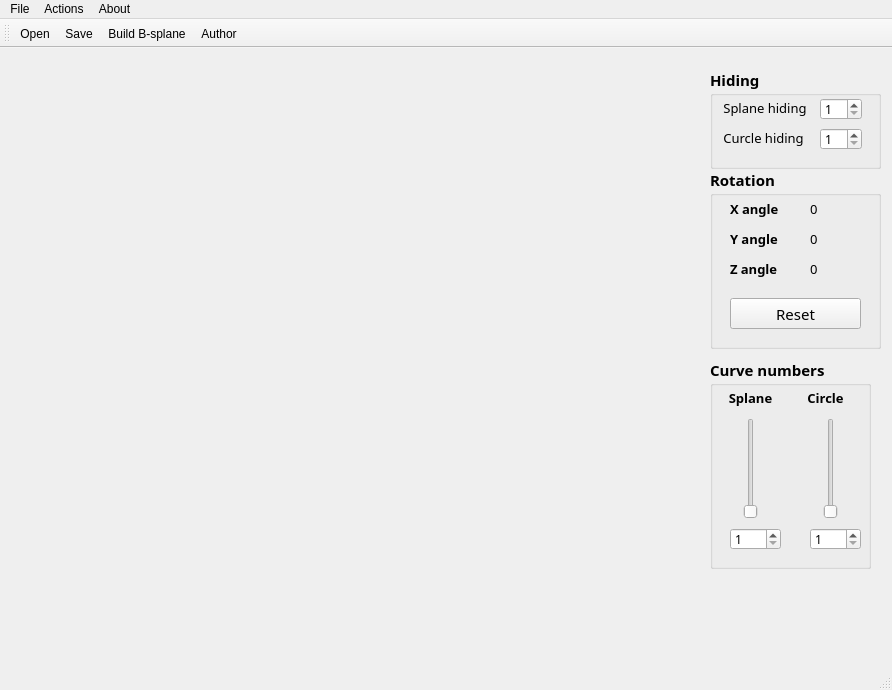
<?xml version="1.0" encoding="UTF-8"?>
<ui version="4.0">
 <class>MainWindow</class>
 <widget class="QMainWindow" name="MainWindow">
  <property name="geometry">
   <rect>
    <x>0</x>
    <y>0</y>
    <width>892</width>
    <height>690</height>
   </rect>
  </property>
  <property name="sizePolicy">
   <sizepolicy hsizetype="Fixed" vsizetype="Fixed">
    <horstretch>0</horstretch>
    <verstretch>0</verstretch>
   </sizepolicy>
  </property>
  <property name="windowTitle">
   <string>Wireframe</string>
  </property>
  <property name="windowIcon">
   <iconset resource="res.qrc">
    <normaloff>:/build-Wireframe-Desktop_Qt_5_12_1_MinGW_64_bit-Debug/Data/cube.png</normaloff>:/build-Wireframe-Desktop_Qt_5_12_1_MinGW_64_bit-Debug/Data/cube.png</iconset>
  </property>
  <widget class="QWidget" name="centralWidget">
   <widget class="WireframeWidget" name="widget" native="true">
    <property name="geometry">
     <rect>
      <x>0</x>
      <y>0</y>
      <width>700</width>
      <height>600</height>
     </rect>
    </property>
   </widget>
   <widget class="QGroupBox" name="groupBox_3">
    <property name="geometry">
     <rect>
      <x>710</x>
      <y>20</y>
      <width>171</width>
      <height>101</height>
     </rect>
    </property>
    <property name="font">
     <font>
      <family>Euphemia</family>
      <pointsize>11</pointsize>
      <weight>75</weight>
      <bold>true</bold>
      <underline>false</underline>
     </font>
    </property>
    <property name="title">
     <string>Hiding</string>
    </property>
    <property name="flat">
     <bool>false</bool>
    </property>
    <property name="checkable">
     <bool>false</bool>
    </property>
    <widget class="QLabel" name="label_3">
     <property name="geometry">
      <rect>
       <x>10</x>
       <y>60</y>
       <width>91</width>
       <height>20</height>
      </rect>
     </property>
     <property name="font">
      <font>
       <family>Euphemia</family>
       <pointsize>10</pointsize>
       <weight>50</weight>
       <bold>false</bold>
      </font>
     </property>
     <property name="text">
      <string> Curcle hiding</string>
     </property>
    </widget>
    <widget class="QSpinBox" name="circleHidingBox">
     <property name="geometry">
      <rect>
       <x>110</x>
       <y>60</y>
       <width>42</width>
       <height>22</height>
      </rect>
     </property>
     <property name="font">
      <font>
       <pointsize>9</pointsize>
       <weight>50</weight>
       <bold>false</bold>
      </font>
     </property>
     <property name="minimum">
      <number>1</number>
     </property>
    </widget>
    <widget class="QLabel" name="label_2">
     <property name="geometry">
      <rect>
       <x>10</x>
       <y>30</y>
       <width>91</width>
       <height>20</height>
      </rect>
     </property>
     <property name="font">
      <font>
       <family>Euphemia</family>
       <pointsize>10</pointsize>
       <weight>50</weight>
       <bold>false</bold>
      </font>
     </property>
     <property name="text">
      <string> Splane hiding</string>
     </property>
    </widget>
    <widget class="QSpinBox" name="splaneHidingBox">
     <property name="geometry">
      <rect>
       <x>110</x>
       <y>30</y>
       <width>42</width>
       <height>22</height>
      </rect>
     </property>
     <property name="font">
      <font>
       <pointsize>9</pointsize>
       <weight>50</weight>
       <bold>false</bold>
      </font>
     </property>
     <property name="minimum">
      <number>1</number>
     </property>
    </widget>
   </widget>
   <widget class="QGroupBox" name="groupBox_4">
    <property name="geometry">
     <rect>
      <x>710</x>
      <y>120</y>
      <width>171</width>
      <height>181</height>
     </rect>
    </property>
    <property name="font">
     <font>
      <family>Euphemia</family>
      <pointsize>11</pointsize>
      <weight>75</weight>
      <bold>true</bold>
      <underline>false</underline>
     </font>
    </property>
    <property name="title">
     <string>Rotation</string>
    </property>
    <property name="flat">
     <bool>false</bool>
    </property>
    <property name="checkable">
     <bool>false</bool>
    </property>
    <widget class="QLabel" name="label">
     <property name="geometry">
      <rect>
       <x>20</x>
       <y>30</y>
       <width>61</width>
       <height>21</height>
      </rect>
     </property>
     <property name="font">
      <font>
       <pointsize>10</pointsize>
      </font>
     </property>
     <property name="text">
      <string>X angle</string>
     </property>
    </widget>
    <widget class="QLabel" name="label_4">
     <property name="geometry">
      <rect>
       <x>20</x>
       <y>60</y>
       <width>61</width>
       <height>21</height>
      </rect>
     </property>
     <property name="font">
      <font>
       <pointsize>10</pointsize>
      </font>
     </property>
     <property name="text">
      <string>Y angle</string>
     </property>
    </widget>
    <widget class="QLabel" name="label_5">
     <property name="geometry">
      <rect>
       <x>20</x>
       <y>90</y>
       <width>61</width>
       <height>21</height>
      </rect>
     </property>
     <property name="font">
      <font>
       <pointsize>10</pointsize>
      </font>
     </property>
     <property name="text">
      <string>Z angle</string>
     </property>
    </widget>
    <widget class="QPushButton" name="pushButton">
     <property name="geometry">
      <rect>
       <x>20</x>
       <y>130</y>
       <width>131</width>
       <height>31</height>
      </rect>
     </property>
     <property name="font">
      <font>
       <pointsize>11</pointsize>
       <weight>50</weight>
       <bold>false</bold>
      </font>
     </property>
     <property name="text">
      <string>Reset</string>
     </property>
    </widget>
    <widget class="QLabel" name="x_label">
     <property name="geometry">
      <rect>
       <x>100</x>
       <y>30</y>
       <width>41</width>
       <height>21</height>
      </rect>
     </property>
     <property name="font">
      <font>
       <pointsize>10</pointsize>
       <weight>50</weight>
       <bold>false</bold>
      </font>
     </property>
     <property name="text">
      <string>0</string>
     </property>
    </widget>
    <widget class="QLabel" name="y_label">
     <property name="geometry">
      <rect>
       <x>100</x>
       <y>60</y>
       <width>41</width>
       <height>21</height>
      </rect>
     </property>
     <property name="font">
      <font>
       <pointsize>10</pointsize>
       <weight>50</weight>
       <bold>false</bold>
      </font>
     </property>
     <property name="text">
      <string>0</string>
     </property>
    </widget>
    <widget class="QLabel" name="z_label">
     <property name="geometry">
      <rect>
       <x>100</x>
       <y>90</y>
       <width>41</width>
       <height>21</height>
      </rect>
     </property>
     <property name="font">
      <font>
       <pointsize>10</pointsize>
       <weight>50</weight>
       <bold>false</bold>
      </font>
     </property>
     <property name="text">
      <string>0</string>
     </property>
    </widget>
   </widget>
   <widget class="QGroupBox" name="groupBox_5">
    <property name="geometry">
     <rect>
      <x>710</x>
      <y>310</y>
      <width>161</width>
      <height>211</height>
     </rect>
    </property>
    <property name="font">
     <font>
      <family>Euphemia</family>
      <pointsize>11</pointsize>
      <weight>75</weight>
      <bold>true</bold>
      <underline>false</underline>
     </font>
    </property>
    <property name="title">
     <string>Curve numbers</string>
    </property>
    <property name="flat">
     <bool>false</bool>
    </property>
    <property name="checkable">
     <bool>false</bool>
    </property>
    <widget class="QLabel" name="label_7">
     <property name="geometry">
      <rect>
       <x>10</x>
       <y>30</y>
       <width>61</width>
       <height>20</height>
      </rect>
     </property>
     <property name="font">
      <font>
       <family>Euphemia</family>
       <pointsize>10</pointsize>
       <weight>75</weight>
       <bold>true</bold>
      </font>
     </property>
     <property name="text">
      <string>Splane</string>
     </property>
     <property name="alignment">
      <set>Qt::AlignCenter</set>
     </property>
    </widget>
    <widget class="QLabel" name="label_8">
     <property name="geometry">
      <rect>
       <x>90</x>
       <y>30</y>
       <width>51</width>
       <height>20</height>
      </rect>
     </property>
     <property name="font">
      <font>
       <family>Euphemia</family>
       <pointsize>10</pointsize>
       <weight>75</weight>
       <bold>true</bold>
      </font>
     </property>
     <property name="text">
      <string>Circle</string>
     </property>
     <property name="alignment">
      <set>Qt::AlignCenter</set>
     </property>
    </widget>
    <widget class="QSpinBox" name="spinSplaneN">
     <property name="geometry">
      <rect>
       <x>20</x>
       <y>170</y>
       <width>51</width>
       <height>22</height>
      </rect>
     </property>
     <property name="font">
      <font>
       <pointsize>9</pointsize>
       <weight>50</weight>
       <bold>false</bold>
      </font>
     </property>
     <property name="minimum">
      <number>1</number>
     </property>
     <property name="maximum">
      <number>60</number>
     </property>
     <property name="singleStep">
      <number>1</number>
     </property>
    </widget>
    <widget class="QSpinBox" name="spinCircleN">
     <property name="geometry">
      <rect>
       <x>100</x>
       <y>170</y>
       <width>51</width>
       <height>22</height>
      </rect>
     </property>
     <property name="font">
      <font>
       <pointsize>9</pointsize>
       <weight>50</weight>
       <bold>false</bold>
      </font>
     </property>
     <property name="minimum">
      <number>1</number>
     </property>
     <property name="maximum">
      <number>60</number>
     </property>
     <property name="singleStep">
      <number>1</number>
     </property>
    </widget>
    <widget class="QSlider" name="sliderSplaneN">
     <property name="geometry">
      <rect>
       <x>30</x>
       <y>60</y>
       <width>21</width>
       <height>101</height>
      </rect>
     </property>
     <property name="minimum">
      <number>1</number>
     </property>
     <property name="maximum">
      <number>60</number>
     </property>
     <property name="orientation">
      <enum>Qt::Vertical</enum>
     </property>
    </widget>
    <widget class="QSlider" name="sliderCircleN">
     <property name="geometry">
      <rect>
       <x>110</x>
       <y>60</y>
       <width>21</width>
       <height>101</height>
      </rect>
     </property>
     <property name="minimum">
      <number>1</number>
     </property>
     <property name="maximum">
      <number>60</number>
     </property>
     <property name="orientation">
      <enum>Qt::Vertical</enum>
     </property>
    </widget>
   </widget>
  </widget>
  <widget class="QMenuBar" name="menuBar">
   <property name="geometry">
    <rect>
     <x>0</x>
     <y>0</y>
     <width>892</width>
     <height>21</height>
    </rect>
   </property>
   <widget class="QMenu" name="menuActions">
    <property name="title">
     <string>Actions</string>
    </property>
    <addaction name="actionBuild_B_splane"/>
   </widget>
   <widget class="QMenu" name="menuFile">
    <property name="title">
     <string>File</string>
    </property>
    <addaction name="actionOpen"/>
    <addaction name="actionSave"/>
   </widget>
   <widget class="QMenu" name="menuAbout">
    <property name="title">
     <string>About</string>
    </property>
    <addaction name="actionAuthor"/>
   </widget>
   <addaction name="menuFile"/>
   <addaction name="menuActions"/>
   <addaction name="menuAbout"/>
  </widget>
  <widget class="QToolBar" name="mainToolBar">
   <attribute name="toolBarArea">
    <enum>TopToolBarArea</enum>
   </attribute>
   <attribute name="toolBarBreak">
    <bool>false</bool>
   </attribute>
   <addaction name="actionOpen"/>
   <addaction name="actionSave"/>
   <addaction name="actionBuild_B_splane"/>
   <addaction name="actionAuthor"/>
  </widget>
  <widget class="QStatusBar" name="statusBar"/>
  <action name="actionOpen">
   <property name="icon">
    <iconset resource="res.qrc">
     <normaloff>:/build-Wireframe-Desktop_Qt_5_12_1_MinGW_64_bit-Debug/Data/open.png</normaloff>:/build-Wireframe-Desktop_Qt_5_12_1_MinGW_64_bit-Debug/Data/open.png</iconset>
   </property>
   <property name="text">
    <string>Open</string>
   </property>
  </action>
  <action name="actionSave">
   <property name="icon">
    <iconset resource="res.qrc">
     <normaloff>:/build-Wireframe-Desktop_Qt_5_12_1_MinGW_64_bit-Debug/Data/save.png</normaloff>:/build-Wireframe-Desktop_Qt_5_12_1_MinGW_64_bit-Debug/Data/save.png</iconset>
   </property>
   <property name="text">
    <string>Save</string>
   </property>
  </action>
  <action name="actionBuild_B_splane">
   <property name="icon">
    <iconset resource="res.qrc">
     <normaloff>:/build-Wireframe-Desktop_Qt_5_12_1_MinGW_64_bit-Debug/Data/pencil.png</normaloff>:/build-Wireframe-Desktop_Qt_5_12_1_MinGW_64_bit-Debug/Data/pencil.png</iconset>
   </property>
   <property name="text">
    <string>Build B-splane</string>
   </property>
  </action>
  <action name="actionAuthor">
   <property name="icon">
    <iconset resource="res.qrc">
     <normaloff>:/build-Wireframe-Desktop_Qt_5_12_1_MinGW_64_bit-Debug/Data/question.png</normaloff>:/build-Wireframe-Desktop_Qt_5_12_1_MinGW_64_bit-Debug/Data/question.png</iconset>
   </property>
   <property name="text">
    <string>Author</string>
   </property>
  </action>
 </widget>
 <layoutdefault spacing="6" margin="11"/>
 <customwidgets>
  <customwidget>
   <class>WireframeWidget</class>
   <extends>QWidget</extends>
   <header>wireframewidget.h</header>
   <container>1</container>
  </customwidget>
 </customwidgets>
 <resources>
  <include location="res.qrc"/>
 </resources>
 <connections/>
</ui>
